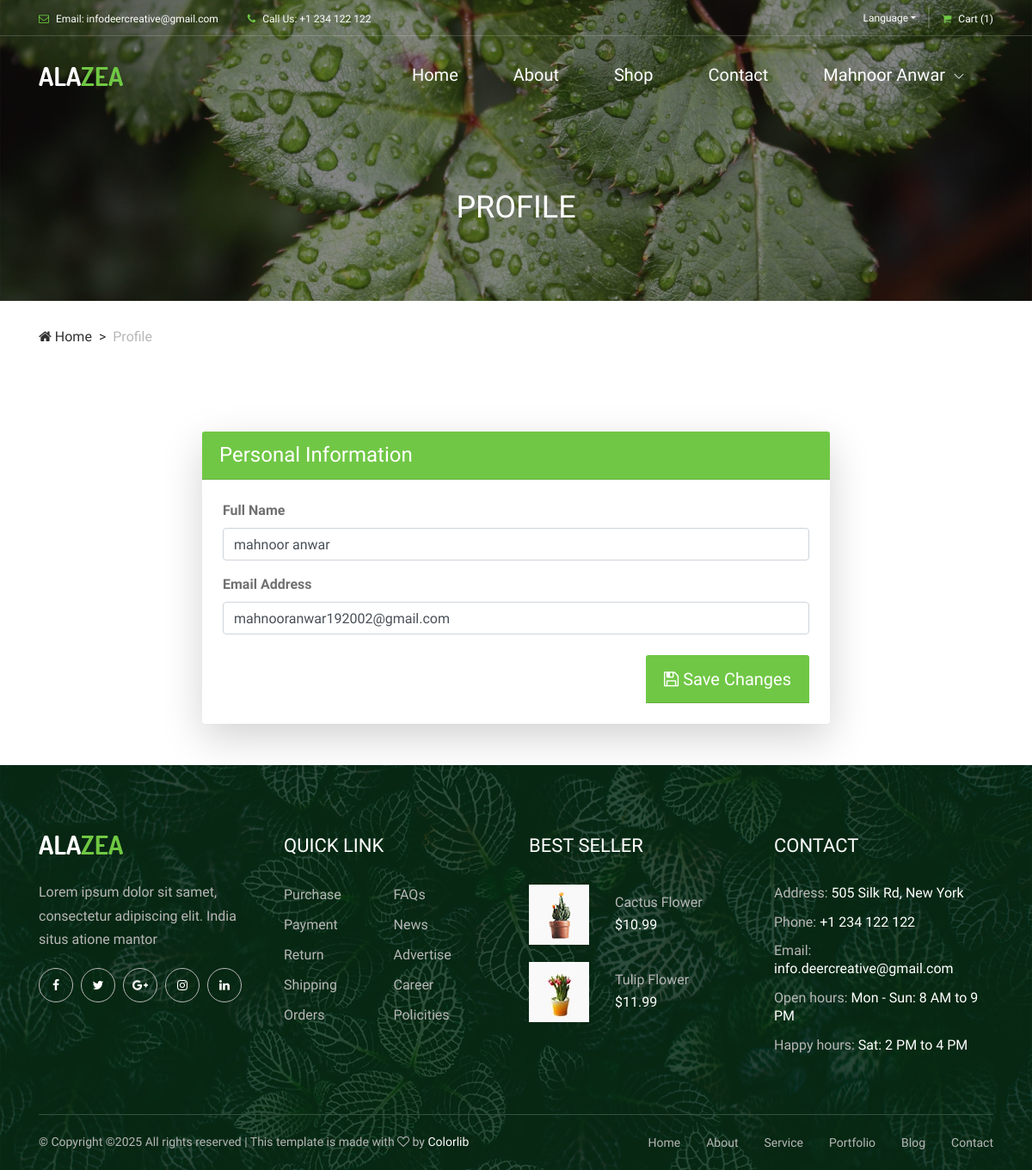
The page /Website/profile.php (signed in) on the database its author committed.
### tables this page shows
CREATE TABLE `tbl_user` (
  `user_id` int(11) NOT NULL,
  `name` varchar(50) NOT NULL,
  `email` varchar(50) NOT NULL,
  `password` varchar(250) NOT NULL,
  `status` int(11) NOT NULL,
  `is_admin` int(11) NOT NULL,
  `otp` varchar(10) NOT NULL,
  `is_verify` int(11) NOT NULL
);

### Website/profile.php (the view, shortened to what this page needs)
<?php include('Navbar.php');
?>
    <div class="breadcrumb-area">
        <div class="top-breadcrumb-area bg-img bg-overlay d-flex align-items-center justify-content-center" style="background-image: url(img/bg-img/24.jpg);">
            <h2>Profile</h2>
        </div>
        <div class="container">
            <div class="row">
                <div class="col-12">
                    <nav aria-label="breadcrumb">
                        <ol class="breadcrumb">
                            <li class="breadcrumb-item"><a href="#"><i class="fa fa-home"></i> Home</a></li>
                            <li class="breadcrumb-item active" aria-current="page">Profile</li>
                        </ol>
                    </nav>
                </div>
            </div>
        </div>
    </div>
    <?php
$userRecord = $_SESSION["userLogined"];
$query = "SELECT * from tbl_user where user_id = $userRecord ";
$result = mysqli_query($con, $query);
$data = mysqli_fetch_assoc($result);
?>
    <div class="container my-5">
        <div class="row justify-content-center">
            <div class="col-lg-8 col-md-10">
                <div class="card shadow-lg border-0">
                    <div class="card-header text-white">
                        <h4 class="mb-0 text-white">Personal Information</h4>
                    </div>
                    <div class="card-body p-4">
                        <form  method="POST">
                            <div class="form-group mb-3">
                                <label for="fullName" class="form-label font-weight-bold">Full Name</label>
                                <input type="text" class="form-control" id="fullName" name="fullName" value="<?php
                                echo $data['name']
                                ?>" required>
                            </div>
                            <div class="form-group mb-3">
                                <label for="email" class="form-label font-weight-bold">Email Address</label>
                                <input type="email" class="form-control" id="email" name="email" value="<?php
                                echo $data['email']
                                ?>" >
                            </div>
                            <div class="mt-4 text-right">
                                <button type="submit" name="updateBtn" class="btn card-header btn-lg text-white">
                                    <i class="fa fa-save"></i> Save Changes
                                </button>
                            </div>
                        </form>
                    </div>
                </div>
            </div>
        </div>
    </div>
    <?php include('Footer.php');?>

### Website/Navbar.php (shortened to what this page needs)
<?php
include("../connection/connection.php");
?>
<!DOCTYPE html>
<html lang="en">
<head>
    <link rel="stylesheet" href="style.css">
<link
    href="https://cdn.jsdelivr.net/npm/remixicon@4.7.0/fonts/remixicon.css"
    rel="stylesheet"
/>
</head>
<body>
    <header class="header-area">
        <div class="top-header-area">
            <div class="container">
                <div class="row">
                    <div class="col-12">
                        <div class="top-header-content d-flex align-items-center justify-content-between">
                            <div class="top-header-meta">
                                <a href="#" data-toggle="tooltip" data-placement="bottom" title="infodeercreative@gmail.com"><i class="fa fa-envelope-o" aria-hidden="true"></i> <span>Email: infodeercreative@gmail.com</span></a>
                                <a href="#" data-toggle="tooltip" data-placement="bottom" title="+1 234 122 122"><i class="fa fa-phone" aria-hidden="true"></i> <span>Call Us: +1 234 122 122</span></a>
                            </div>
                            <div class="top-header-meta d-flex">
                                <div class="language-dropdown">
                                    <div class="dropdown">
                                        <button class="btn btn-secondary dropdown-toggle mr-30" type="button" id="dropdownMenuButton" data-toggle="dropdown" aria-haspopup="true" aria-expanded="false">Language</button>
                                    </div>
                                </div>
                                <div class="cart">
                                    <a href="#"><i class="fa fa-shopping-cart" aria-hidden="true"></i> <span>Cart <span class="cart-quantity">(1)</span></span></a>
                                </div>
                            </div>
                        </div>
                    </div>
                </div>
            </div>
        </div>
        <div class="alazea-main-menu">
            <div class="classy-nav-container breakpoint-off">
                <div class="container">
                    <nav class="classy-navbar justify-content-between" id="alazeaNav">
                        <a href="index.php" class="nav-brand"><img src="img/core-img/logo.png" alt=""></a>
                        <div class="classy-menu">
                            <div class="classynav">
                                <ul>
                                    <li><a href="index.php">Home</a></li>
                                    <li><a href="about.php">About</a></li>
                                    <li><a href="Shop.php">Shop</a></li>
                                             <li><a href="Contact.php">Contact</a></li>
<?php
if(isset($_SESSION["userLogined"] )){
    $userRecord=$_SESSION["userLogined"] ;
    $query = "SELECT * from tbl_user where user_id = $userRecord ";
    $result=mysqli_query($con,$query);
    foreach($result as $data){
        echo "<li class=''>
        <a href='#'> $data[name] </a>
        <ul class='dropdown'>
        <li><a href='wishlist.php'>Wishlist</a></li>
                       <li><a href='cart.php'>My cart</a></li>
                         <li><a href='profile.php'>Profile</a></li>
               <li><a href='changepassword.php'>Change Password</a></li>
               <li><a href='myorder.php'>order Details</a></li>
             <li><a href='Logout.php'>Logout</a></li>
        </ul>
      </li>";
    }
}else{
echo " <li><a href='../Auth/login.php'>Login</a></li>   ";
}
?>
                            </div>
                        </div>
                    </nav>
                </div>
            </div>
        </div>
    </header>

### Website/css/classy-nav.css (style rules this page uses)
* { margin: 0; padding: 0; }
body { font-family: "Roboto", sans-serif; }
ul, ol { margin: 0; }
ul li, ol li { list-style: none; }
img { height: auto; max-width: 100%; }
.bg-img { background-position: center center; background-size: cover; background-repeat: no-repeat; }
.classy-nav-container { position: relative; z-index: 100; background-color: #ffffff; }
.classy-nav-container * { box-sizing: border-box; }
.classy-nav-container a { -webkit-transition-duration: 500ms; transition-duration: 500ms; text-decoration: none; outline: none; font-size: 14px; font-weight: 400; color: #232323; display: inline-block; }
.justify-content-between { -webkit-box-pack: justify; -ms-flex-pack: justify; justify-content: space-between; }
.justify-content-center { -webkit-box-pack: center; -ms-flex-pack: center; justify-content: center; }
.classy-navbar { width: 100%; height: 70px; padding: 0.5em 2em; display: -webkit-box; display: -ms-flexbox; display: flex; -webkit-box-align: center; -ms-flex-align: center; -ms-grid-row-align: center; align-items: center; }
.classy-navbar .nav-brand { font-size: 26px; font-weight: 500; color: #565656; display: inline-block; margin-right: 30px; }
.classynav ul li { display: inline-block; clear: both; position: inherit; z-index: 10; }
.classynav ul li.cn-dropdown-item { position: relative; z-index: 10; }
.classynav ul li a { padding: 0 12px; display: block; height: 35px; font-size: 14px; line-height: 34px; }
.classynav ul li.megamenu-item > a:after, .classynav ul li.has-down > a:after { font-family: 'classyfonts'; content: "\e900"; font-size: 12px; color: #000000; padding-left: 5px; -webkit-transition-duration: 500ms; transition-duration: 500ms; }
.breakpoint-off .classynav { display: -webkit-box; display: -ms-flexbox; display: flex; -webkit-box-align: center; -ms-flex-align: center; -ms-grid-row-align: center; align-items: center; }

### Website/profile.php (style rules this page uses)
.card-header { background-color: #70c745; }

### rows shown on the page
tbl_user: name "Mahnoor Anwar", fullName "mahnoor anwar", email "mahnooranwar192002@gmail.com"
